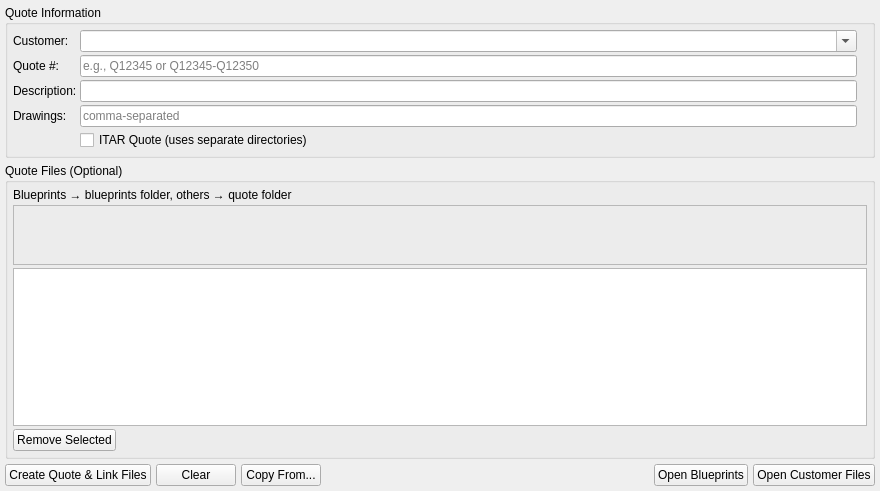
<?xml version="1.0" encoding="UTF-8"?>
<ui version="4.0">
 <class>QuoteTab</class>
 <widget class="QWidget" name="QuoteTab">
  <property name="geometry">
   <rect>
    <x>0</x>
    <y>0</y>
    <width>880</width>
    <height>491</height>
   </rect>
  </property>
  <layout class="QVBoxLayout" name="mainLayout">
   <property name="spacing">
    <number>5</number>
   </property>
   <property name="leftMargin">
    <number>5</number>
   </property>
   <property name="topMargin">
    <number>5</number>
   </property>
   <property name="rightMargin">
    <number>5</number>
   </property>
   <property name="bottomMargin">
    <number>5</number>
   </property>
   <item>
    <widget class="QGroupBox" name="quoteInfoGroup">
     <property name="maximumSize">
      <size>
       <width>16777215</width>
       <height>200</height>
      </size>
     </property>
     <property name="title">
      <string>Quote Information</string>
     </property>
     <layout class="QGridLayout" name="quoteInfoLayout">
      <property name="leftMargin">
       <number>5</number>
      </property>
      <property name="topMargin">
       <number>5</number>
      </property>
      <property name="rightMargin">
       <number>5</number>
      </property>
      <property name="bottomMargin">
       <number>5</number>
      </property>
      <property name="spacing">
       <number>3</number>
      </property>
      <item row="0" column="0">
       <widget class="QLabel" name="customerLabel">
        <property name="text">
         <string>Customer:</string>
        </property>
       </widget>
      </item>
      <item row="0" column="1">
       <widget class="QComboBox" name="quote_customer_combo">
        <property name="minimumSize">
         <size>
          <width>250</width>
          <height>0</height>
         </size>
        </property>
        <property name="editable">
         <bool>true</bool>
        </property>
       </widget>
      </item>
      <item row="1" column="0">
       <widget class="QLabel" name="quoteNumberLabel">
        <property name="text">
         <string>Quote #:</string>
        </property>
       </widget>
      </item>
      <item row="1" column="1">
       <widget class="QLineEdit" name="quote_number_edit">
        <property name="placeholderText">
         <string>e.g., Q12345 or Q12345-Q12350</string>
        </property>
       </widget>
      </item>
      <item row="1" column="2">
       <widget class="QLabel" name="quote_status_label">
        <property name="text">
         <string/>
        </property>
       </widget>
      </item>
      <item row="2" column="0">
       <widget class="QLabel" name="descriptionLabel">
        <property name="text">
         <string>Description:</string>
        </property>
       </widget>
      </item>
      <item row="2" column="1">
       <widget class="QLineEdit" name="quote_description_edit"/>
      </item>
      <item row="3" column="0">
       <widget class="QLabel" name="drawingsLabel">
        <property name="text">
         <string>Drawings:</string>
        </property>
       </widget>
      </item>
      <item row="3" column="1">
       <widget class="QLineEdit" name="quote_drawings_edit">
        <property name="placeholderText">
         <string>comma-separated</string>
        </property>
       </widget>
      </item>
      <item row="4" column="1">
       <widget class="QCheckBox" name="quote_itar_check">
        <property name="text">
         <string>ITAR Quote (uses separate directories)</string>
        </property>
       </widget>
      </item>
     </layout>
    </widget>
   </item>
   <item>
    <widget class="QGroupBox" name="quoteFilesGroup">
     <property name="title">
      <string>Quote Files (Optional)</string>
     </property>
     <layout class="QVBoxLayout" name="quoteFilesLayout">
      <property name="spacing">
       <number>3</number>
      </property>
      <property name="leftMargin">
       <number>5</number>
      </property>
      <property name="topMargin">
       <number>5</number>
      </property>
      <property name="rightMargin">
       <number>5</number>
      </property>
      <property name="bottomMargin">
       <number>5</number>
      </property>
      <item>
       <widget class="QLabel" name="filesInfoLabel">
        <property name="maximumSize">
         <size>
          <width>16777215</width>
          <height>20</height>
         </size>
        </property>
        <property name="text">
         <string>Blueprints → blueprints folder, others → quote folder</string>
        </property>
       </widget>
      </item>
      <item>
       <widget class="QFrame" name="quote_drop_zone">
        <property name="minimumSize">
         <size>
          <width>0</width>
          <height>60</height>
         </size>
        </property>
        <property name="maximumSize">
         <size>
          <width>16777215</width>
          <height>200</height>
         </size>
        </property>
        <property name="frameShape">
         <enum>QFrame::Shape::StyledPanel</enum>
        </property>
        <property name="frameShadow">
         <enum>QFrame::Shadow::Sunken</enum>
        </property>
       </widget>
      </item>
      <item>
       <widget class="QListWidget" name="quote_files_list">
        <property name="maximumSize">
         <size>
          <width>16777215</width>
          <height>200</height>
         </size>
        </property>
       </widget>
      </item>
      <item>
       <layout class="QHBoxLayout" name="removeButtonLayout">
        <item>
         <widget class="QPushButton" name="remove_btn">
          <property name="text">
           <string>Remove Selected</string>
          </property>
         </widget>
        </item>
        <item>
         <spacer name="horizontalSpacer">
          <property name="orientation">
           <enum>Qt::Orientation::Horizontal</enum>
          </property>
          <property name="sizeHint" stdset="0">
           <size>
            <width>40</width>
            <height>20</height>
           </size>
          </property>
         </spacer>
        </item>
       </layout>
      </item>
     </layout>
    </widget>
   </item>
   <item>
    <layout class="QHBoxLayout" name="bottomButtonLayout">
     <item>
      <widget class="QPushButton" name="create_btn">
       <property name="text">
        <string>Create Quote &amp;&amp; Link Files</string>
       </property>
      </widget>
     </item>
     <item>
      <widget class="QPushButton" name="clear_btn">
       <property name="text">
        <string>Clear</string>
       </property>
      </widget>
     </item>
     <item>
      <widget class="QPushButton" name="copy_from_btn">
       <property name="text">
        <string>Copy From...</string>
       </property>
      </widget>
     </item>
     <item>
      <spacer name="horizontalSpacer_3">
       <property name="orientation">
        <enum>Qt::Orientation::Horizontal</enum>
       </property>
       <property name="sizeHint" stdset="0">
        <size>
         <width>40</width>
         <height>20</height>
        </size>
       </property>
      </spacer>
     </item>
     <item>
      <widget class="QPushButton" name="open_bp_btn">
       <property name="text">
        <string>Open Blueprints</string>
       </property>
      </widget>
     </item>
     <item>
      <widget class="QPushButton" name="open_cf_btn">
       <property name="text">
        <string>Open Customer Files</string>
       </property>
      </widget>
     </item>
    </layout>
   </item>
  </layout>
 </widget>
 <resources/>
 <connections/>
</ui>
